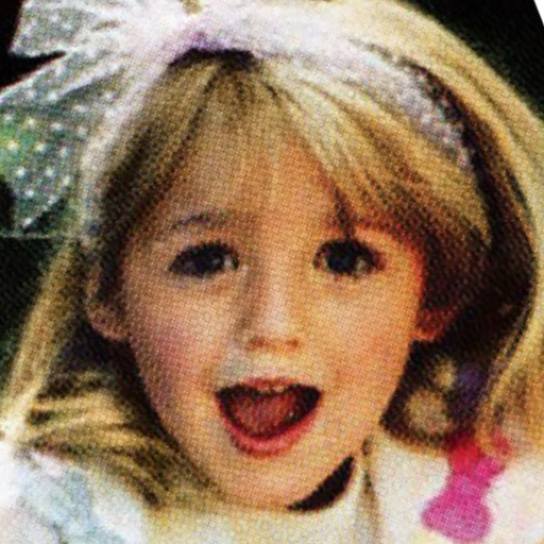
#> input picture face_test.png, 544 x 544 px
$ python -i imagesuper_filter.py   (imports and definitions only)
#> lines starting #> are read from the running program, lines starting #| are printed output that depends on the picture
#> further down, picture is the input picture: shape (544, 544, 3); mean B, G, R 91.6, 117.9, 147.9
# -*- coding: utf-8 -*-
## @package guided_filter.core.filters
#
#  Implementation of guided filter.
#  * GuidedFilter: Original guided filter.
#  * FastGuidedFilter: Fast version of the guided filter.
#  @author      tody
#  @date        2015/08/26
# original code from xinsir
# check out in this link: https://huggingface.co/xinsir/controlnet-tile-sdxl-1.0/blob/main/guided_filter.py

from PIL import Image
import random
import numpy as np
import cv2

## Convert image into float32 type.
# [10 lines left out: functions to32F, to8U, not called in this run]

## Return if the input image is gray or not.
def _isGray(I):
    return len(I.shape) == 2


## Return down sampled image.
#  @param scale (w/s, h/s) image will be created.
#  @param shape I.shape[:2]=(h, w). numpy friendly size parameter.
# [19 lines left out: functions _downSample, _upSample, not called in this run]

## Fast guide filter.
class FastGuidedFilter:
    ## Constructor.
    #  @param I Input guidance image. Color or gray.
    #  @param radius Radius of Guided Filter.
    #  @param epsilon Regularization term of Guided Filter.
    #  @param scale Down sampled scale.
    # [37 lines left out: functions __init__, filter, _filterGray, not called in this run]


## Guide filter.
class GuidedFilter:
    ## Constructor.
    #  @param I Input guidance image. Color or gray.
    #  @param radius Radius of Guided Filter.
    #  @param epsilon Regularization term of Guided Filter.
    # [7 lines left out: function __init__, not called in this run]

    ## Apply filter for the input image.
    #  @param p Input image for the filtering.
    def filter(self, p):
        return to8U(self._guided_filter.filter(p))


## Common parts of guided filter.
#
#  This class is used by guided_filter class. GuidedFilterGray and GuidedFilterColor.
#  Based on guided_filter._computeCoefficients, guided_filter._computeOutput,
#  GuidedFilterCommon.filter computes filtered image for color and gray.
class GuidedFilterCommon:
    def __init__(self, guided_filter):
        self._guided_filter = guided_filter

    ## Apply filter for the input image.
    #  @param p Input image for the filtering.
    # [11 lines left out: function filter, not called in this run]

    def _filterGray(self, p):
        ab = self._guided_filter._computeCoefficients(p)
        return self._guided_filter._computeOutput(ab, self._guided_filter._I)


## Guided filter for gray guidance image.
class GuidedFilterGray:
    #  @param I Input gray guidance image.
    #  @param radius Radius of Guided Filter.
    #  @param epsilon Regularization term of Guided Filter.
    # [6 lines left out: function __init__, not called in this run]

    ## Apply filter for the input image.
    #  @param p Input image for the filtering.
    def filter(self, p):
        return self._filter_common.filter(p)

    # [16 lines left out: functions _initFilter, _computeCoefficients, not called in this run]

    def _computeOutput(self, ab, I):
        a_mean, b_mean = ab
        return a_mean * I + b_mean


## Guided filter for color guidance image.
class GuidedFilterColor:
    #  @param I Input color guidance image.
   #  @param radius Radius of Guided Filter.
    #  @param epsilon Regularization term of Guided Filter.
    # [6 lines left out: function __init__, not called in this run]

    ## Apply filter for the input image.
    #  @param p Input image for the filtering.
    def filter(self, p):
        return self._filter_common.filter(p)

    # [85 lines left out: functions _initFilter, _computeCoefficients, _computeOutput, resize_image_control, not called in this run]

def apply_gaussian_blur(image_np, ksize=5, sigmaX=1.0):
    if ksize % 2 == 0:
        ksize += 1  # ksize must be odd
    blurred_image = cv2.GaussianBlur(image_np, (ksize, ksize), sigmaX=sigmaX)
    return blurred_image

def apply_guided_filter(image_np, radius, eps, scale):
    filter = FastGuidedFilter(image_np, radius, eps, scale)
    return filter.filter(image_np)

def controlnet_img(img):
    controlnet_img = np.array(img)
    height, width, _  = controlnet_img.shape
#> height = 544; width = 544
    ratio = np.sqrt(1024. * 1024. / (width * height))
#> ratio = 1.88
    W, H = int(width * ratio), int(height * ratio)
#> W = 1024; H = 1024

    crop_w, crop_h = 0, 0
    controlnet_img = cv2.resize(controlnet_img, (W, H))


    blur_strength = random.sample([i / 10. for i in range(10, 201, 2)], k=1)[0]
    radius = random.sample([i for i in range(1, 40, 2)], k=1)[0]
    eps = random.sample([i / 1000. for i in range(1, 101, 2)], k=1)[0]
    scale_factor = random.sample([i / 10. for i in range(10, 181, 5)], k=1)[0]


    if random.random() > 0.5:
        controlnet_img = apply_gaussian_blur(controlnet_img, ksize=int(blur_strength), sigmaX=blur_strength / 2)

    if random.random() > 0.5:
        # Apply Guided Filter
        controlnet_img = apply_guided_filter(controlnet_img, radius, eps, scale_factor)

    # Resize image
    controlnet_img = cv2.resize(controlnet_img, (int(W / scale_factor), int(H / scale_factor)), interpolation=cv2.INTER_AREA)
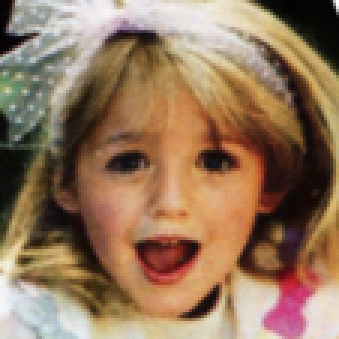
#> controlnet_img: shape (113, 113, 3) (shown 3 times larger); mean B, G, R 91.5, 117.7, 147.7
    controlnet_img = cv2.resize(controlnet_img, (W, H), interpolation=cv2.INTER_CUBIC)
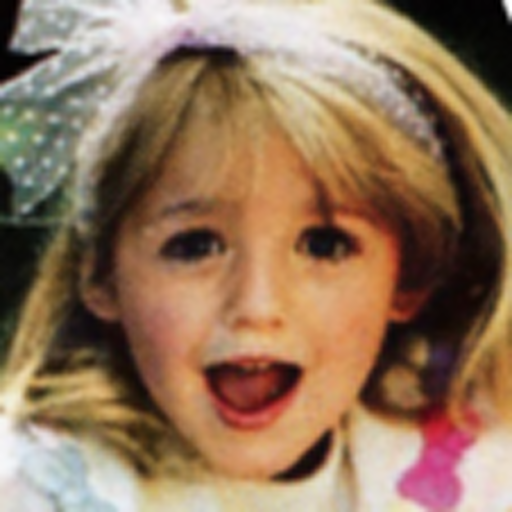
#> controlnet_img: shape (1024, 1024, 3) (shown at 1/2 size); mean B, G, R 91.5, 117.7, 147.7

    controlnet_img = cv2.cvtColor(controlnet_img, cv2.COLOR_BGR2RGB)
    controlnet_img = Image.fromarray(controlnet_img)

    return controlnet_img

>>> import cv2
>>> picture = cv2.imread('../../../face_test.png')
>>> result = controlnet_img(picture)
